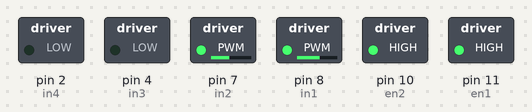
Simulated run of this sketch. Board: Arduino Leonardo, built with avr-gcc and run on an emulated ATmega32U4. Shown: switched loads named in the sketch (green lamp = pin HIGH).

Above: at 0.1 s.
Timing chart, 0 to 1.6 s (numbered marks = the images above):
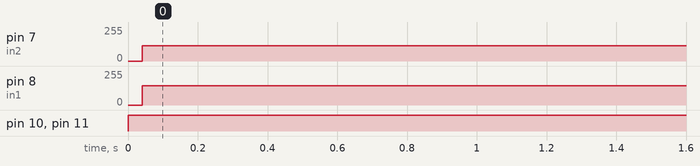

Measured:
- by itself, pin 7 (in2): 0/255 → 116/255 at 0.04 s
- by itself, pin 8 (in1): 0/255 → 143/255 at 0.04 s
- by itself, pin 10 (en2), pin 11 (en1): LOW → HIGH at 0.00 s

The sketch:

Driving_controller.ino
```cpp
/* Driving a car with two motors/wheels using L298N dual motor controller
 * created on 18 June 2016
 * by Leonardo Tolosa <http://www.guaronet.com>
 *
 */

// Variables declarations ##############

// turn direction for testing (right/left)
int tRight = 13;   // Pin 13 as input to turn right
int tLeft = 12;   // Pin 12 as input to turn left


// Motor A
int en1 = 11; // Enable motor A (PWM)
int in1 = 8;  // IN1 motor A
int in2 = 7;  // IN2 motor A
int speedMotorA;


// Motor B
int en2 = 10;  // Enable mmotor B  (PWM)
int in3 = 4;   // IN3 motor B
int in4 = 2;   // IN4 motor B
int speedMotorB;


/*
 * the wheels brake when the three variables are LOW
 */


void setup() {
  // put your setup code here, to run once:
// motor A
pinMode (en1, OUTPUT);
pinMode (in1, OUTPUT);
pinMode (in2, OUTPUT);
// motor B
pinMode (en2, OUTPUT);
pinMode (in3, OUTPUT);
pinMode (in4, OUTPUT);

// Set brake as initial conditions
analogWrite (en1, 0);
analogWrite (en2, 0);
digitalWrite (in1, LOW);
digitalWrite (in2, LOW);
digitalWrite (in3, LOW);
digitalWrite (in4, LOW);

// turn for testing
pinMode(tRight, INPUT);
pinMode(tLeft, INPUT);

}

void loop() {
  // put your main code here, to run repeatedly:

  // Testing the car movement ################

  //(tRight == HIGH) ? turnRight(100,255): brakeMotors();
  //(tLeft == HIGH) ? turnRight(255,100): brakeMotors();

   turnRight(255,255);

}

// functions declarations

// Set brake motors A and B ##############

void brakeMotors (){
analogWrite (en1, 0);
digitalWrite (in1, LOW);
digitalWrite (in2, LOW);
analogWrite (en2, 0);
digitalWrite (in3, LOW);
digitalWrite (in4, LOW);
}

// Turn right the car ##############

void turnRight (int speedMotorA, int speedMotorB){
// motor A moves forward (speedMotorA < speedMotor B)
analogWrite (en1, speedMotorA);
digitalWrite (in1, LOW);
digitalWrite (in2, HIGH);
// motor B moves backward (speedMotorA < speedMotor B)
analogWrite (en2, speedMotorB);
digitalWrite (in1, HIGH);
digitalWrite (in2, LOW);
}


// Turn left the car ##############

void turnLeft(int speedMotorA, int speedMotorB){
// motor A moves backward (speedMotorA > speedMotor B)
analogWrite (en1, speedMotorA);
digitalWrite (in1, HIGH);
digitalWrite (in2, LOW);
// motor B moves forward (speedMotorA > speedMotor B)
analogWrite (en2, speedMotorB);
digitalWrite (in1, LOW);
digitalWrite (in2, HIGH);
}
```
